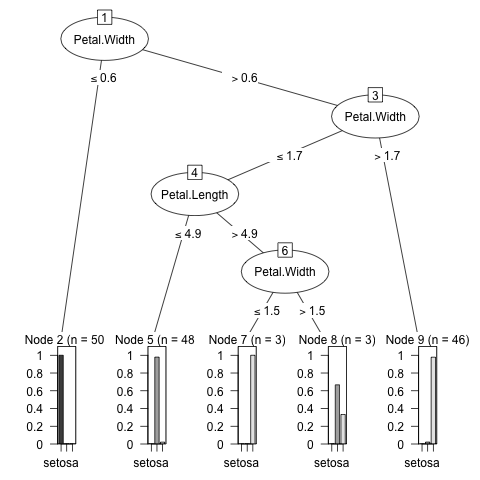

Write R code to recreate this figure.
library(RWeka)
library(partykit)
iris_data <- read.csv("IRIS.csv",header = TRUE,sep = ",")
tree <- J48(Species ~ Sepal.Length+Sepal.Width+Petal.Length+Petal.Width , data = iris_data)
png("j48_decision.png")
plot(tree)
dev.off()